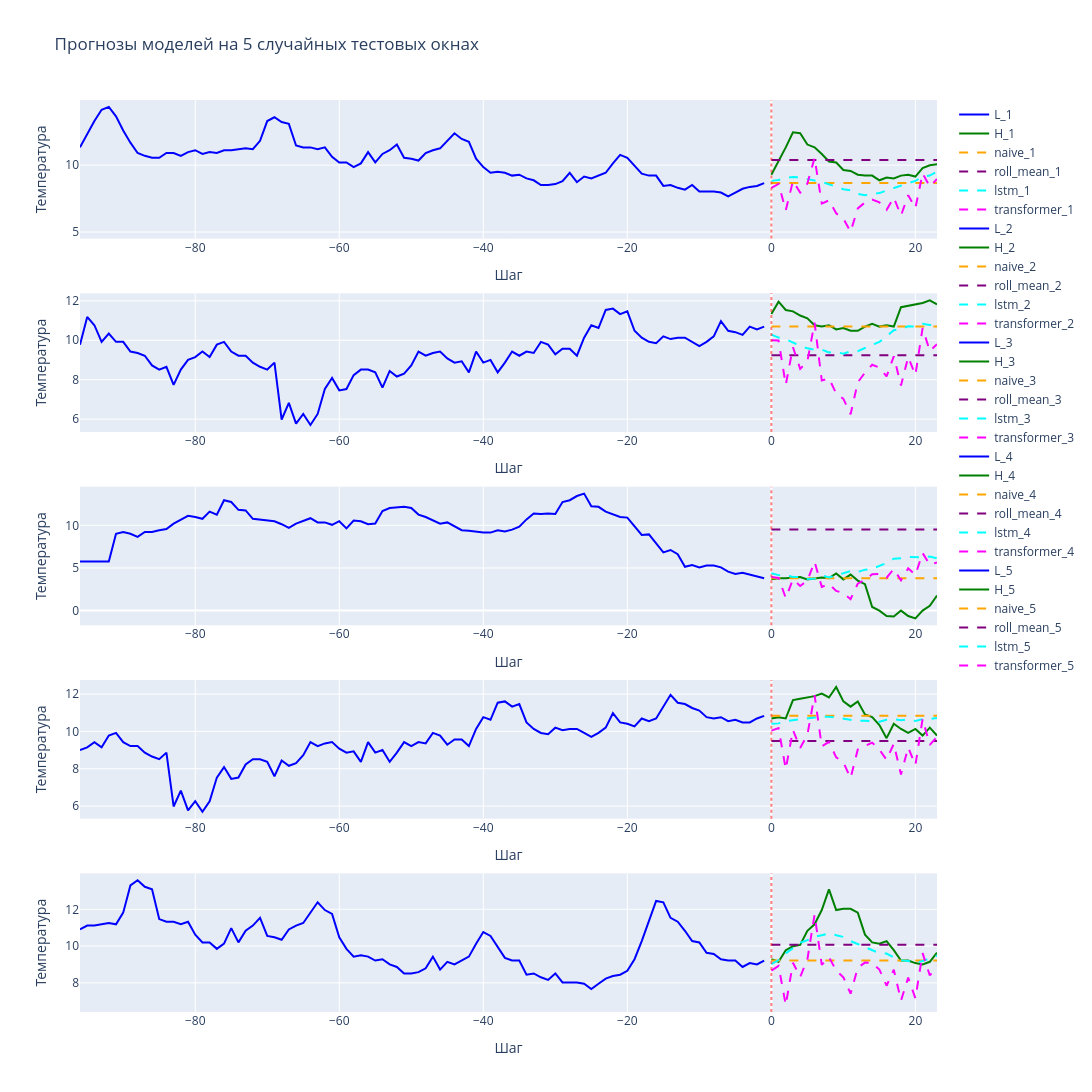

This figure's notebook cell:
### Markdown cell above
### Визуализация предсказаний на тестовой выборке

### Code cell
N_PREDS = 5

rnd_preds_idx = random.sample(range(len(test_dataset)), 5)

fig_3_preds_traces = [
    ('naive', naive_test_preds, 'orange'),
    ('roll_mean', roll_mean_test_preds, 'purple'),
    ('lstm', lstm_test_preds, 'cyan'),
    ('transformer', transformer_test_preds, 'magenta')
]

fig_3 = make_subplots(
    rows=N_PREDS,
    cols=1,
)

for i, idx in enumerate(rnd_preds_idx, start=1):
    x, y = test_dataset[idx]
    x = scaler.inverse_transform(x.numpy().reshape(-1, 1)).flatten()
    y = scaler.inverse_transform(y.numpy().reshape(-1, 1)).flatten()

    fig_3.add_trace(
        go.Scatter(
            x=np.arange(-L, 0), y=x,
            mode='lines', name=f'L_{i}',
            line=dict(color='blue')
        ), 
        row=i, col=1
    )
    
    fig_3.add_trace(go.Scatter(
        x=np.arange(0, H), y=y,
        mode='lines', name=f'H_{i}',
        line=dict(color='green')
    ), row=i, col=1)
    
    for name, data_trace, color in fig_3_preds_traces:
        data_trace = scaler.inverse_transform(np.array(data_trace[idx]).reshape(-1, 1)).flatten()
        fig_3.add_trace(go.Scatter(
            x=np.arange(0, H), y=data_trace,
            mode='lines', name=f'{name}_{i}',
            line=dict(color=color, dash='dash')
        ), row=i, col=1)

    # Вертикальная разделительная линия
    fig_3.add_vline(x=0, line_dash='dot', line_color='red', 
                  opacity=0.5, row=i, col=1)
# Общие настройки
fig_3.update_layout(
    title=f'Прогнозы моделей на {N_PREDS} случайных тестовых окнах',
    height=250 * N_PREDS,
    width=1400,
    showlegend=True,
)
fig_3.update_yaxes(title_text='Температура')
fig_3.update_xaxes(title_text='Шаг')
fig_3.show()

### Figure 1 — Plotly figure (JSON) as saved in the notebook; plotly's stock layout.template omitted (floating-point values rounded to 4 significant figures)
{"data": [{"line": {"color": "blue"}, "mode": "lines", "name": "L_1", "type": "scatter", "x": [-96, -95, -94, -93, -92, -91, -90, -89, -88, -87, -86, -85, -84, -83, -82, -81, -80, -79, -78, -77, -76, -75, -74, -73, -72, -71, -70, -69, -68, -67, -66, -65, -64, -63, -62, -61, -60, -59, -58, -57, -56, -55, -54, -53, -52, -51, -50, -49, -48, -47, -46, -45, -44, -43, -42, -41, -40, -39, -38, -37, -36, -35, -34, -33, -32, -31, -30, -29, -28, -27, -26, -25, -24, -23, -22, -21, -20, -19, -18, -17, -16, -15, -14, -13, -12, -11, -10, -9, -8, -7, -6, -5, -4, -3, -2, -1], "xaxis": "x", "y": [11.33, 12.31, 13.3, 14.14, 14.35, 13.65, 12.59, 11.68, 10.9, 10.69, 10.55, 10.55, 10.9, 10.9, 10.69, 10.97, 11.11, 10.83, 10.97, 10.9, 11.11, 11.11, 11.19, 11.26, 11.19, 11.82, 13.3, 13.58, 13.22, 13.09, 11.47, 11.33, 11.33, 11.19, 11.33, 10.62, 10.2, 10.2, 9.849, 10.13, 10.97, 10.2, 10.83, 11.11, 11.54, 10.55, 10.48, 10.34, 10.9, 11.11, 11.26, 11.82, 12.38, 11.96, 11.75, 10.48, 9.849, 9.426, 9.497, 9.426, 9.215, 9.286, 9.004, 8.864, 8.512, 8.512, 8.582, 8.793, 9.426, 8.723, 9.145, 9.004, 9.215, 9.426, 10.13, 10.76, 10.55, 9.919, 9.356, 9.215, 9.215, 8.442, 8.512, 8.301, 8.16, 8.512, 8.02, 8.02, 8.02, 7.949, 7.668, 7.949, 8.231, 8.371, 8.442, 8.653], "yaxis": "y"}, {"line": {"color": "green"}, "mode": "lines", "name": "H_1", "type": "scatter", "x": [0, 1, 2, 3, 4, 5, 6, 7, 8, 9, 10, 11, 12, 13, 14, 15, 16, 17, 18, 19, 20, 21, 22, 23], "xaxis": "x", "y": [9.286, 10.27, 11.33, 12.45, 12.38, 11.54, 11.33, 10.83, 10.27, 10.2, 9.638, 9.567, 9.286, 9.215, 9.215, 8.864, 9.075, 9.004, 9.215, 9.286, 9.145, 9.778, 9.989, 10.06], "yaxis": "y"}, {"line": {"color": "orange", "dash": "dash"}, "mode": "lines", "name": "naive_1", "type": "scatter", "x": [0, 1, 2, 3, 4, 5, 6, 7, 8, 9, 10, 11, 12, 13, 14, 15, 16, 17, 18, 19, 20, 21, 22, 23], "xaxis": "x", "y": [8.653, 8.653, 8.653, 8.653, 8.653, 8.653, 8.653, 8.653, 8.653, 8.653, 8.653, 8.653, 8.653, 8.653, 8.653, 8.653, 8.653, 8.653, 8.653, 8.653, 8.653, 8.653, 8.653, 8.653], "yaxis": "y"}, {"line": {"color": "purple", "dash": "dash"}, "mode": "lines", "name": "roll_mean_1", "type": "scatter", "x": [0, 1, 2, 3, 4, 5, 6, 7, 8, 9, 10, 11, 12, 13, 14, 15, 16, 17, 18, 19, 20, 21, 22, 23], "xaxis": "x", "y": [10.37, 10.37, 10.37, 10.37, 10.37, 10.37, 10.37, 10.37, 10.37, 10.37, 10.37, 10.37, 10.37, 10.37, 10.37, 10.37, 10.37, 10.37, 10.37, 10.37, 10.37, 10.37, 10.37, 10.37], "yaxis": "y"}, {"line": {"color": "cyan", "dash": "dash"}, "mode": "lines", "name": "lstm_1", "type": "scatter", "x": [0, 1, 2, 3, 4, 5, 6, 7, 8, 9, 10, 11, 12, 13, 14, 15, 16, 17, 18, 19, 20, 21, 22, 23], "xaxis": "x", "y": [8.82, 8.884, 9.038, 9.113, 9.08, 8.938, 8.844, 8.749, 8.569, 8.402, 8.194, 8.114, 7.855, 7.753, 7.849, 7.909, 8.105, 8.298, 8.448, 8.66, 8.824, 9.132, 9.218, 9.516], "yaxis": "y"}, {"line": {"color": "magenta", "dash": "dash"}, "mode": "lines", "name": "transformer_1", "type": "scatter", "x": [0, 1, 2, 3, 4, 5, 6, 7, 8, 9, 10, 11, 12, 13, 14, 15, 16, 17, 18, 19, 20, 21, 22, 23], "xaxis": "x", "y": [8.303, 8.595, 6.612, 8.813, 7.943, 8.623, 10.54, 7.126, 7.368, 6.393, 5.988, 5.021, 6.762, 7.207, 7.417, 7.212, 6.66, 7.576, 6.226, 7.753, 6.789, 9.385, 8.389, 8.963], "yaxis": "y"}, {"line": {"color": "blue"}, "mode": "lines", "name": "L_2", "type": "scatter", "x": [-96, -95, -94, -93, -92, -91, -90, -89, -88, -87, -86, -85, -84, -83, -82, -81, -80, -79, -78, -77, -76, -75, -74, -73, -72, -71, -70, -69, -68, -67, -66, -65, -64, -63, -62, -61, -60, -59, -58, -57, -56, -55, -54, -53, -52, -51, -50, -49, -48, -47, -46, -45, -44, -43, -42, -41, -40, -39, -38, -37, -36, -35, -34, -33, -32, -31, -30, -29, -28, -27, -26, -25, -24, -23, -22, -21, -20, -19, -18, -17, -16, -15, -14, -13, -12, -11, -10, -9, -8, -7, -6, -5, -4, -3, -2, -1], "xaxis": "x2", "y": [9.778, 11.19, 10.76, 9.919, 10.34, 9.919, 9.919, 9.426, 9.356, 9.215, 8.723, 8.512, 8.653, 7.738, 8.512, 9.004, 9.145, 9.426, 9.145, 9.778, 9.919, 9.426, 9.215, 9.215, 8.864, 8.653, 8.512, 8.864, 5.979, 6.824, 5.768, 6.261, 5.698, 6.261, 7.527, 8.09, 7.457, 7.527, 8.231, 8.512, 8.512, 8.371, 7.597, 8.442, 8.16, 8.301, 8.723, 9.426, 9.215, 9.356, 9.426, 9.075, 8.864, 8.934, 8.371, 9.426, 8.864, 9.004, 8.371, 8.864, 9.426, 9.215, 9.426, 9.356, 9.919, 9.778, 9.286, 9.567, 9.567, 9.215, 10.13, 10.76, 10.62, 11.54, 11.61, 11.33, 11.47, 10.48, 10.13, 9.919, 9.849, 10.2, 10.06, 10.13, 10.13, 9.919, 9.708, 9.919, 10.2, 10.97, 10.48, 10.41, 10.27, 10.69, 10.55, 10.69], "yaxis": "y2"}, {"line": {"color": "green"}, "mode": "lines", "name": "H_2", "type": "scatter", "x": [0, 1, 2, 3, 4, 5, 6, 7, 8, 9, 10, 11, 12, 13, 14, 15, 16, 17, 18, 19, 20, 21, 22, 23], "xaxis": "x2", "y": [11.33, 11.96, 11.54, 11.47, 11.26, 11.11, 10.76, 10.69, 10.76, 10.55, 10.62, 10.48, 10.48, 10.69, 10.83, 10.69, 10.76, 10.69, 11.68, 11.75, 11.82, 11.89, 12.03, 11.82], "yaxis": "y2"}, {"line": {"color": "orange", "dash": "dash"}, "mode": "lines", "name": "naive_2", "type": "scatter", "x": [0, 1, 2, 3, 4, 5, 6, 7, 8, 9, 10, 11, 12, 13, 14, 15, 16, 17, 18, 19, 20, 21, 22, 23], "xaxis": "x2", "y": [10.69, 10.69, 10.69, 10.69, 10.69, 10.69, 10.69, 10.69, 10.69, 10.69, 10.69, 10.69, 10.69, 10.69, 10.69, 10.69, 10.69, 10.69, 10.69, 10.69, 10.69, 10.69, 10.69, 10.69], "yaxis": "y2"}, {"line": {"color": "purple", "dash": "dash"}, "mode": "lines", "name": "roll_mean_2", "type": "scatter", "x": [0, 1, 2, 3, 4, 5, 6, 7, 8, 9, 10, 11, 12, 13, 14, 15, 16, 17, 18, 19, 20, 21, 22, 23], "xaxis": "x2", "y": [9.245, 9.245, 9.245, 9.245, 9.245, 9.245, 9.245, 9.245, 9.245, 9.245, 9.245, 9.245, 9.245, 9.245, 9.245, 9.245, 9.245, 9.245, 9.245, 9.245, 9.245, 9.245, 9.245, 9.245], "yaxis": "y2"}, {"line": {"color": "cyan", "dash": "dash"}, "mode": "lines", "name": "lstm_2", "type": "scatter", "x": [0, 1, 2, 3, 4, 5, 6, 7, 8, 9, 10, 11, 12, 13, 14, 15, 16, 17, 18, 19, 20, 21, 22, 23], "xaxis": "x2", "y": [10.29, 10.14, 10.06, 9.878, 9.712, 9.59, 9.523, 9.524, 9.381, 9.4, 9.322, 9.437, 9.443, 9.607, 9.754, 9.917, 10.2, 10.51, 10.57, 10.71, 10.7, 10.84, 10.78, 10.75], "yaxis": "y2"}, {"line": {"color": "magenta", "dash": "dash"}, "mode": "lines", "name": "transformer_2", "type": "scatter", "x": [0, 1, 2, 3, 4, 5, 6, 7, 8, 9, 10, 11, 12, 13, 14, 15, 16, 17, 18, 19, 20, 21, 22, 23], "xaxis": "x2", "y": [9.995, 9.99, 7.738, 9.648, 8.547, 8.925, 10.89, 7.955, 8.066, 7.306, 7.025, 6.245, 7.865, 8.361, 8.759, 8.612, 8.165, 9.188, 7.701, 9.153, 8.238, 10.62, 9.453, 9.802], "yaxis": "y2"}, {"line": {"color": "blue"}, "mode": "lines", "name": "L_3", "type": "scatter", "x": [-96, -95, -94, -93, -92, -91, -90, -89, -88, -87, -86, -85, -84, -83, -82, -81, -80, -79, -78, -77, -76, -75, -74, -73, -72, -71, -70, -69, -68, -67, -66, -65, -64, -63, -62, -61, -60, -59, -58, -57, -56, -55, -54, -53, -52, -51, -50, -49, -48, -47, -46, -45, -44, -43, -42, -41, -40, -39, -38, -37, -36, -35, -34, -33, -32, -31, -30, -29, -28, -27, -26, -25, -24, -23, -22, -21, -20, -19, -18, -17, -16, -15, -14, -13, -12, -11, -10, -9, -8, -7, -6, -5, -4, -3, -2, -1], "xaxis": "x3", "y": [5.768, 5.768, 5.768, 5.768, 5.768, 9.004, 9.215, 9.004, 8.653, 9.215, 9.215, 9.426, 9.567, 10.2, 10.69, 11.11, 10.97, 10.76, 11.61, 11.26, 12.94, 12.73, 11.82, 11.75, 10.76, 10.69, 10.55, 10.48, 10.13, 9.708, 10.2, 10.48, 10.83, 10.34, 10.34, 10.06, 10.48, 9.638, 10.55, 10.48, 10.13, 10.2, 11.68, 12.03, 12.1, 12.17, 12.03, 11.26, 10.97, 10.55, 10.2, 10.34, 9.849, 9.426, 9.356, 9.215, 9.145, 9.145, 9.426, 9.286, 9.497, 9.849, 10.69, 11.4, 11.33, 11.4, 11.33, 12.73, 12.94, 13.44, 13.72, 12.24, 12.17, 11.61, 11.33, 10.97, 10.9, 9.919, 8.864, 8.934, 7.809, 6.824, 7.105, 6.613, 5.135, 5.346, 5.065, 5.276, 5.276, 5.065, 4.573, 4.291, 4.432, 4.221, 4.08, 3.799], "yaxis": "y3"}, {"line": {"color": "green"}, "mode": "lines", "name": "H_3", "type": "scatter", "x": [0, 1, 2, 3, 4, 5, 6, 7, 8, 9, 10, 11, 12, 13, 14, 15, 16, 17, 18, 19, 20, 21, 22, 23], "xaxis": "x3", "y": [3.658, 3.799, 3.799, 3.869, 3.939, 3.658, 3.799, 3.869, 3.799, 4.362, 3.658, 4.221, 3.517, 3.095, 0.422, 9.144e-08, -0.633, -0.703, 9.144e-08, -0.633, -0.915, 9.144e-08, 0.563, 1.759], "yaxis": "y3"}, {"line": {"color": "orange", "dash": "dash"}, "mode": "lines", "name": "naive_3", "type": "scatter", "x": [0, 1, 2, 3, 4, 5, 6, 7, 8, 9, 10, 11, 12, 13, 14, 15, 16, 17, 18, 19, 20, 21, 22, 23], "xaxis": "x3", "y": [3.799, 3.799, 3.799, 3.799, 3.799, 3.799, 3.799, 3.799, 3.799, 3.799, 3.799, 3.799, 3.799, 3.799, 3.799, 3.799, 3.799, 3.799, 3.799, 3.799, 3.799, 3.799, 3.799, 3.799], "yaxis": "y3"}, {"line": {"color": "purple", "dash": "dash"}, "mode": "lines", "name": "roll_mean_3", "type": "scatter", "x": [0, 1, 2, 3, 4, 5, 6, 7, 8, 9, 10, 11, 12, 13, 14, 15, 16, 17, 18, 19, 20, 21, 22, 23], "xaxis": "x3", "y": [9.504, 9.504, 9.504, 9.504, 9.504, 9.504, 9.504, 9.504, 9.504, 9.504, 9.504, 9.504, 9.504, 9.504, 9.504, 9.504, 9.504, 9.504, 9.504, 9.504, 9.504, 9.504, 9.504, 9.504], "yaxis": "y3"}, {"line": {"color": "cyan", "dash": "dash"}, "mode": "lines", "name": "lstm_3", "type": "scatter", "x": [0, 1, 2, 3, 4, 5, 6, 7, 8, 9, 10, 11, 12, 13, 14, 15, 16, 17, 18, 19, 20, 21, 22, 23], "xaxis": "x3", "y": [4.37, 4.158, 4.124, 3.951, 3.94, 3.718, 3.771, 4.129, 3.877, 4.125, 4.293, 4.628, 4.527, 4.801, 4.888, 5.242, 5.589, 6.091, 6.146, 6.295, 6.245, 6.248, 6.347, 6.136], "yaxis": "y3"}, {"line": {"color": "magenta", "dash": "dash"}, "mode": "lines", "name": "transformer_3", "type": "scatter", "x": [0, 1, 2, 3, 4, 5, 6, 7, 8, 9, 10, 11, 12, 13, 14, 15, 16, 17, 18, 19, 20, 21, 22, 23], "xaxis": "x3", "y": [3.931, 3.833, 1.48, 3.664, 2.889, 3.51, 5.737, 2.767, 3.116, 2.308, 2.053, 1.336, 3.155, 3.598, 4.253, 4.282, 3.857, 4.868, 3.545, 4.95, 4.177, 6.746, 5.363, 5.645], "yaxis": "y3"}, {"line": {"color": "blue"}, "mode": "lines", "name": "L_4", "type": "scatter", "x": [-96, -95, -94, -93, -92, -91, -90, -89, -88, -87, -86, -85, -84, -83, -82, -81, -80, -79, -78, -77, -76, -75, -74, -73, -72, -71, -70, -69, -68, -67, -66, -65, -64, -63, -62, -61, -60, -59, -58, -57, -56, -55, -54, -53, -52, -51, -50, -49, -48, -47, -46, -45, -44, -43, -42, -41, -40, -39, -38, -37, -36, -35, -34, -33, -32, -31, -30, -29, -28, -27, -26, -25, -24, -23, -22, -21, -20, -19, -18, -17, -16, -15, -14, -13, -12, -11, -10, -9, -8, -7, -6, -5, -4, -3, -2, -1], "xaxis": "x4", "y": [9.004, 9.145, 9.426, 9.145, 9.778, 9.919, 9.426, 9.215, 9.215, 8.864, 8.653, 8.512, 8.864, 5.979, 6.824, 5.768, 6.261, 5.698, 6.261, 7.527, 8.09, 7.457, 7.527, 8.231, 8.512, 8.512, 8.371, 7.597, 8.442, 8.16, 8.301, 8.723, 9.426, 9.215, 9.356, 9.426, 9.075, 8.864, 8.934, 8.371, 9.426, 8.864, 9.004, 8.371, 8.864, 9.426, 9.215, 9.426, 9.356, 9.919, 9.778, 9.286, 9.567, 9.567, 9.215, 10.13, 10.76, 10.62, 11.54, 11.61, 11.33, 11.47, 10.48, 10.13, 9.919, 9.849, 10.2, 10.06, 10.13, 10.13, 9.919, 9.708, 9.919, 10.2, 10.97, 10.48, 10.41, 10.27, 10.69, 10.55, 10.69, 11.33, 11.96, 11.54, 11.47, 11.26, 11.11, 10.76, 10.69, 10.76, 10.55, 10.62, 10.48, 10.48, 10.69, 10.83], "yaxis": "y4"}, {"line": {"color": "green"}, "mode": "lines", "name": "H_4", "type": "scatter", "x": [0, 1, 2, 3, 4, 5, 6, 7, 8, 9, 10, 11, 12, 13, 14, 15, 16, 17, 18, 19, 20, 21, 22, 23], "xaxis": "x4", "y": [10.69, 10.76, 10.69, 11.68, 11.75, 11.82, 11.89, 12.03, 11.82, 12.38, 11.61, 11.33, 11.61, 10.9, 10.76, 10.34, 9.638, 10.41, 10.13, 9.919, 10.13, 9.778, 10.2, 9.778], "yaxis": "y4"}, {"line": {"color": "orange", "dash": "dash"}, "mode": "lines", "name": "naive_4", "type": "scatter", "x": [0, 1, 2, 3, 4, 5, 6, 7, 8, 9, 10, 11, 12, 13, 14, 15, 16, 17, 18, 19, 20, 21, 22, 23], "xaxis": "x4", "y": [10.83, 10.83, 10.83, 10.83, 10.83, 10.83, 10.83, 10.83, 10.83, 10.83, 10.83, 10.83, 10.83, 10.83, 10.83, 10.83, 10.83, 10.83, 10.83, 10.83, 10.83, 10.83, 10.83, 10.83], "yaxis": "y4"}, {"line": {"color": "purple", "dash": "dash"}, "mode": "lines", "name": "roll_mean_4", "type": "scatter", "x": [0, 1, 2, 3, 4, 5, 6, 7, 8, 9, 10, 11, 12, 13, 14, 15, 16, 17, 18, 19, 20, 21, 22, 23], "xaxis": "x4", "y": [9.48, 9.48, 9.48, 9.48, 9.48, 9.48, 9.48, 9.48, 9.48, 9.48, 9.48, 9.48, 9.48, 9.48, 9.48, 9.48, 9.48, 9.48, 9.48, 9.48, 9.48, 9.48, 9.48, 9.48], "yaxis": "y4"}, {"line": {"color": "cyan", "dash": "dash"}, "mode": "lines", "name": "lstm_4", "type": "scatter", "x": [0, 1, 2, 3, 4, 5, 6, 7, 8, 9, 10, 11, 12, 13, 14, 15, 16, 17, 18, 19, 20, 21, 22, 23], "xaxis": "x4", "y": [10.41, 10.43, 10.55, 10.61, 10.63, 10.68, 10.74, 10.79, 10.79, 10.75, 10.68, 10.61, 10.56, 10.57, 10.54, 10.52, 10.62, 10.66, 10.6, 10.64, 10.56, 10.66, 10.67, 10.71], "yaxis": "y4"}, {"line": {"color": "magenta", "dash": "dash"}, "mode": "lines", "name": "transformer_4", "type": "scatter", "x": [0, 1, 2, 3, 4, 5, 6, 7, 8, 9, 10, 11, 12, 13, 14, 15, 16, 17, 18, 19, 20, 21, 22, 23], "xaxis": "x4", "y": [10.04, 10.18, 7.981, 10.07, 9.116, 9.822, 11.94, 9.201, 9.432, 8.612, 8.346, 7.5, 9.033, 9.203, 9.4, 9.026, 8.48, 9.332, 7.692, 9.141, 8.193, 10.67, 9.276, 9.708], "yaxis": "y4"}, {"line": {"color": "blue"}, "mode": "lines", "name": "L_5", "type": "scatter", "x": [-96, -95, -94, -93, -92, -91, -90, -89, -88, -87, -86, -85, -84, -83, -82, -81, -80, -79, -78, -77, -76, -75, -74, -73, -72, -71, -70, -69, -68, -67, -66, -65, -64, -63, -62, -61, -60, -59, -58, -57, -56, -55, -54, -53, -52, -51, -50, -49, -48, -47, -46, -45, -44, -43, -42, -41, -40, -39, -38, -37, -36, -35, -34, -33, -32, -31, -30, -29, -28, -27, -26, -25, -24, -23, -22, -21, -20, -19, -18, -17, -16, -15, -14, -13, -12, -11, -10, -9, -8, -7, -6, -5, -4, -3, -2, -1], "xaxis": "x5", "y": [10.9, 11.11, 11.11, 11.19, 11.26, 11.19, 11.82, 13.3, 13.58, 13.22, 13.09, 11.47, 11.33, 11.33, 11.19, 11.33, 10.62, 10.2, 10.2, 9.849, 10.13, 10.97, 10.2, 10.83, 11.11, 11.54, 10.55, 10.48, 10.34, 10.9, 11.11, 11.26, 11.82, 12.38, 11.96, 11.75, 10.48, 9.849, 9.426, 9.497, 9.426, 9.215, 9.286, 9.004, 8.864, 8.512, 8.512, 8.582, 8.793, 9.426, 8.723, 9.145, 9.004, 9.215, 9.426, 10.13, 10.76, 10.55, 9.919, 9.356, 9.215, 9.215, 8.442, 8.512, 8.301, 8.16, 8.512, 8.02, 8.02, 8.02, 7.949, 7.668, 7.949, 8.231, 8.371, 8.442, 8.653, 9.286, 10.27, 11.33, 12.45, 12.38, 11.54, 11.33, 10.83, 10.27, 10.2, 9.638, 9.567, 9.286, 9.215, 9.215, 8.864, 9.075, 9.004, 9.215], "yaxis": "y5"}, {"line": {"color": "green"}, "mode": "lines", "name": "H_5", "type": "scatter", "x": [0, 1, 2, 3, 4, 5, 6, 7, 8, 9, 10, 11, 12, 13, 14, 15, 16, 17, 18, 19, 20, 21, 22, 23], "xaxis": "x5", "y": [9.286, 9.145, 9.778, 9.989, 10.06, 10.83, 11.19, 11.96, 13.09, 11.96, 12.03, 12.03, 11.82, 10.62, 10.2, 10.13, 10.27, 9.778, 9.215, 9.215, 9.075, 9.004, 9.145, 9.638], "yaxis": "y5"}, {"line": {"color": "orange", "dash": "dash"}, "mode": "lines", "name": "naive_5", "type": "scatter", "x": [0, 1, 2, 3, 4, 5, 6, 7, 8, 9, 10, 11, 12, 13, 14, 15, 16, 17, 18, 19, 20, 21, 22, 23], "xaxis": "x5", "y": [9.215, 9.215, 9.215, 9.215, 9.215, 9.215, 9.215, 9.215, 9.215, 9.215, 9.215, 9.215, 9.215, 9.215, 9.215, 9.215, 9.215, 9.215, 9.215, 9.215, 9.215, 9.215, 9.215, 9.215], "yaxis": "y5"}, {"line": {"color": "purple", "dash": "dash"}, "mode": "lines", "name": "roll_mean_5", "type": "scatter", "x": [0, 1, 2, 3, 4, 5, 6, 7, 8, 9, 10, 11, 12, 13, 14, 15, 16, 17, 18, 19, 20, 21, 22, 23], "xaxis": "x5", "y": [10.07, 10.07, 10.07, 10.07, 10.07, 10.07, 10.07, 10.07, 10.07, 10.07, 10.07, 10.07, 10.07, 10.07, 10.07, 10.07, 10.07, 10.07, 10.07, 10.07, 10.07, 10.07, 10.07, 10.07], "yaxis": "y5"}, {"line": {"color": "cyan", "dash": "dash"}, "mode": "lines", "name": "lstm_5", "type": "scatter", "x": [0, 1, 2, 3, 4, 5, 6, 7, 8, 9, 10, 11, 12, 13, 14, 15, 16, 17, 18, 19, 20, 21, 22, 23], "xaxis": "x5", "y": [9.022, 9.24, 9.605, 9.892, 10.18, 10.33, 10.5, 10.58, 10.69, 10.59, 10.5, 10.28, 10.11, 9.933, 9.774, 9.615, 9.591, 9.379, 9.225, 9.188, 9.087, 9.183, 9.335, 9.484], "yaxis": "y5"}, {"line": {"color": "magenta", "dash": "dash"}, "mode": "lines", "name": "transformer_5", "type": "scatter", "x": [0, 1, 2, 3, 4, 5, 6, 7, 8, 9, 10, 11, 12, 13, 14, 15, 16, 17, 18, 19, 20, 21, 22, 23], "xaxis": "x5", "y": [8.664, 8.925, 6.791, 9.09, 8.32, 9.271, 11.7, 8.984, 9.399, 8.673, 8.305, 7.409, 8.821, 9.101, 9.077, 8.719, 7.844, 8.717, 7.035, 8.284, 7.162, 9.615, 8.402, 8.913], "yaxis": "y5"}], "layout": {"height": 1250, "shapes": [{"line": {"color": "red", "dash": "dot"}, "opacity": 0.5, "type": "line", "x0": 0, "x1": 0, "xref": "x", "y0": 0, "y1": 1, "yref": "y domain"}, {"line": {"color": "red", "dash": "dot"}, "opacity": 0.5, "type": "line", "x0": 0, "x1": 0, "xref": "x2", "y0": 0, "y1": 1, "yref": "y2 domain"}, {"line": {"color": "red", "dash": "dot"}, "opacity": 0.5, "type": "line", "x0": 0, "x1": 0, "xref": "x3", "y0": 0, "y1": 1, "yref": "y3 domain"}, {"line": {"color": "red", "dash": "dot"}, "opacity": 0.5, "type": "line", "x0": 0, "x1": 0, "xref": "x4", "y0": 0, "y1": 1, "yref": "y4 domain"}, {"line": {"color": "red", "dash": "dot"}, "opacity": 0.5, "type": "line", "x0": 0, "x1": 0, "xref": "x5", "y0": 0, "y1": 1, "yref": "y5 domain"}], "showlegend": true, "title": {"text": "Прогнозы моделей на 5 случайных тестовых окнах"}, "width": 1400, "xaxis": {"anchor": "y", "domain": [0, 1], "title": {"text": "Шаг"}}, "xaxis2": {"anchor": "y2", "domain": [0, 1], "title": {"text": "Шаг"}}, "xaxis3": {"anchor": "y3", "domain": [0, 1], "title": {"text": "Шаг"}}, "xaxis4": {"anchor": "y4", "domain": [0, 1], "title": {"text": "Шаг"}}, "xaxis5": {"anchor": "y5", "domain": [0, 1], "title": {"text": "Шаг"}}, "yaxis": {"anchor": "x", "domain": [0.848, 1], "title": {"text": "Температура"}}, "yaxis2": {"anchor": "x2", "domain": [0.636, 0.788], "title": {"text": "Температура"}}, "yaxis3": {"anchor": "x3", "domain": [0.424, 0.576], "title": {"text": "Температура"}}, "yaxis4": {"anchor": "x4", "domain": [0.212, 0.364], "title": {"text": "Температура"}}, "yaxis5": {"anchor": "x5", "domain": [0, 0.152], "title": {"text": "Температура"}}}}
